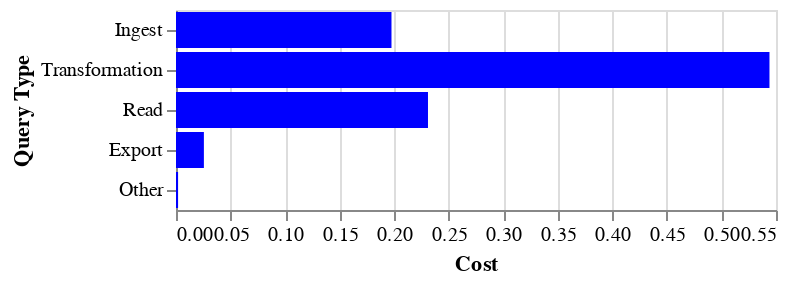

Source (notebook cell):
### Code cell
import altair as alt 

sf_costs = duckdb.query(
"""
select 
    case
        when profRemoteExtRead > 0 then 'Ingest'
        when profRemoteExtWrite > 0 then 'Export'
        when persistentReadBytesS3 + persistentReadBytesCache == 0 and persistentWriteBytesS3 > 0 then 'Ingest'
        when persistentReadBytesS3 + persistentReadBytesCache > 0 and persistentWriteBytesS3 > 0 then 'Transformation'
        when persistentReadBytesS3 + persistentReadBytesCache > 0 and persistentWriteBytesS3 == 0 then 'Read'
        else 'Other' end as "Query Type",
    sum(durationExec * warehouseSize) as "Cost",
from 'snowset/part.*.parquet'
group by all
"""
).df()
sf_costs['Cost'] = sf_costs['Cost'] / sf_costs['Cost'].sum()

alt.Chart(sf_costs).mark_bar(color='blue').encode(
    x='Cost', 
    y=alt.Y('Query Type', sort=["Ingest", "Transformation", "Read", "Export", "Other"])
)

### Figure 1 — Vega-Lite specification as saved in the notebook (floating-point values rounded to 4 significant figures)
{"config": {"view": {"continuousWidth": 300, "continuousHeight": 300}}, "data": {"name": "data-a601e4199027fd93f030251712bdc7fa"}, "mark": {"type": "bar", "color": "blue"}, "encoding": {"x": {"field": "Cost", "type": "quantitative"}, "y": {"field": "Query Type", "sort": ["Ingest", "Transformation", "Read", "Export", "Other"], "type": "nominal"}}, "$schema": "https://vega.github.io/schema/vega-lite/v5.17.0.json", "datasets": {"data-a601e4199027fd93f030251712bdc7fa": [{"Query Type": "Read", "Cost": 0.231}, {"Query Type": "Transformation", "Cost": 0.544}, {"Query Type": "Export", "Cost": 0.02556}, {"Query Type": "Ingest", "Cost": 0.1975}, {"Query Type": "Other", "Cost": 0.001905}]}}
